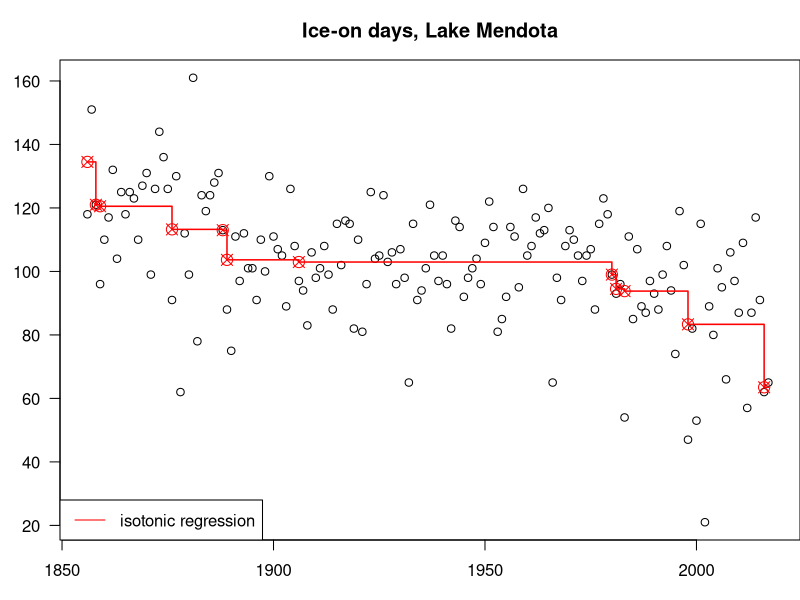

Write R code to recreate this figure.

# Here's a try at computing the probability that the latent means in an regression problem are isotonic
# with app to Mendota Ice

rm(list=ls())
dat <- read.csv("MendotaIce.csv",header=TRUE)

x0 <- 2018 - dat$WINTER   # so we can consider non-decreasing
y0 <- dat$DAYS
 
ok <- !is.na(y0)   # clean data
x <- x0[ok] ; y <- y0[ok]
fit <- isoreg( x, y )

fit$x <- dat$WINTER[ok]
par( mar=c(3,3,3,0))
plot(fit, main="Ice-on days, Lake Mendota", xlab="year", ylab="days", las=1 )
legend( "bottomleft", legend="isotonic regression", lwd=1, col="red" )

### recall Gamma/Poisson conjugacy
### if lambda ~ Gamma[ alpha, beta ]; X|lambda ~ Poisson(lambda)
## then lambda | x ~ Gamma[ alpha + x, beta + 1 ]


## so shapes should be alpha + days
## rates should be beta + 1

## E(days) = E(lambda ) = alpha/beta   ### e.g. alpha = 200, beta = 2

post.shape <- as.integer( y + 200 )
post.rate <- rep(3, length(y))

## too big...let's try a small one

#ok <- rep(FALSE, length(y))
#ok[1:25] <- TRUE
#iso.p <- grankp( post.shape[ok], post.rate[ok] )
# 25 works

## let's do a running average by size-10 window, for starters


## whole chain of length n = 162, let's go from i=6 to 157, say i +/-5
#smp <- numeric( length(y) - 10 )
#for( i in 6:157 )
# {
#  shape.sub <- y[(i-5):(i+5)]
#  smp[i] <- grankp( shapes=shape.sub, rates=rep(3,11) )
#  print(i) 
# }
### on the yearly scale there's no evidence of monotonicity!
#plot( smp )
#abline( h = -lfactorial(11), col="red" )  


### maybe if I aggregate ... say over decades...for example

## decadal data..hmm, starting at 1856...
#iceon10 <- NULL
#notdone <- TRUE
#ii <- 1:10
#d <- 1
#while( notdone )
# {
#   iceon10[d] <- sum(y[ii])
#   ii <- ii + 10
#   notdone <- !any( ii > 160 )
#   d <- d+1
# }
#smp2 <- grankp( shapes=(iceon10+1e4)[1:4], rates=rep(13, length(iceon10))[1:4]  )
## memory problem, even though aggregate data look nicer


## let's try 5 year sums

## 5-year data..hmm, starting at 1856...
iceon5 <- NULL
notdone <- TRUE
ii <- 1:5
d <- 1
while( notdone )
 {
   iceon5[d] <- sum(y[ii])
   ii <- ii + 5 
   notdone <- !any( ii > 160 )
   d <- d+1
 }
#smp3 <- grankp( shapes=(iceon5+1000), rates=rep(3, length(iceon5))  )
## to big


## Isotonic regression seems like a good testbed for gamma-rank probabilities.
## For Mendota ice-on days and a Poisson model, calculations at the annual level show very little local evidence
## for monotonicity (computing on +/- 5 year, so 11-year windows).   It might be that whatever warming process
## happens is not at the annual scale, so aggregating by simple sum, over 5 or 10 year windows retains the Poisson
## model.  The 10-year data have a pretty stong monotone signal, but computing monotone probabilities becomes
## too hard globally, for memory overflow....I try again for 5-year data, and again overflow.
## I could possibly try running windows on the 5-year or decadal data, but not sure, and have not tried yet

## Would be nice to have the code work for larger shapes, or to have an example with smaller counts
## One idea is the binomial trend test...see ../trend for more
##
